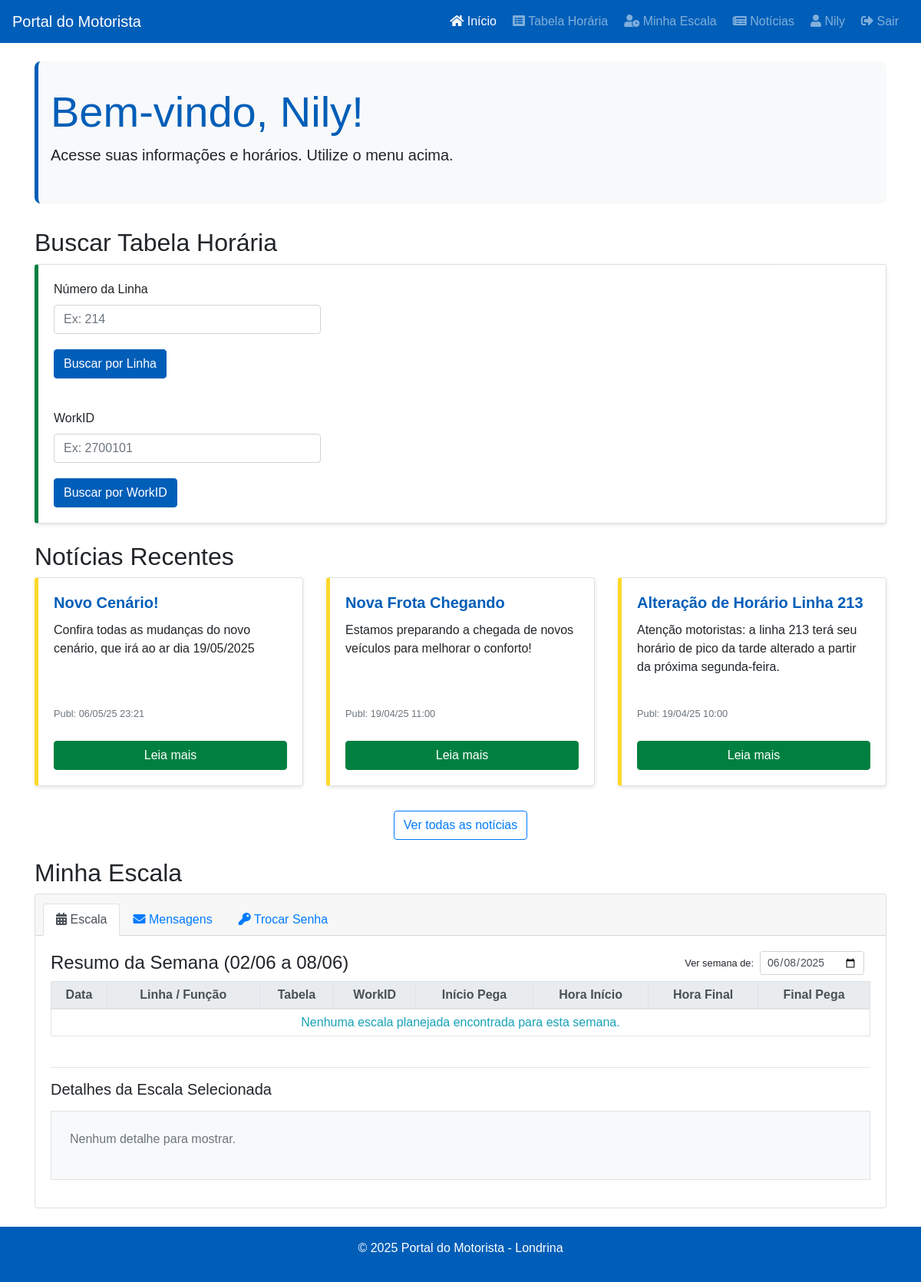
Page /index.php (signed in) on the committed database.
### tables this page shows
CREATE TABLE `noticias` (
  `id` int(11) NOT NULL,
  `titulo` varchar(255) NOT NULL,
  `resumo` text DEFAULT NULL,
  `conteudo_completo` longtext DEFAULT NULL,
  `data_publicacao` datetime NOT NULL,
  `imagem_destaque` varchar(255) DEFAULT NULL,
  `status` enum('publicada','rascunho','arquivada') NOT NULL DEFAULT 'rascunho',
  `data_modificacao` timestamp NULL DEFAULT NULL ON UPDATE current_timestamp() COMMENT 'Data da última modificação da notícia'
);

### index.php (the view, shortened to what this page needs)
<?php
require_once 'header.php';
?>
    <main class="container mt-4">
        <section id="boas-vindas">
             <div class="jumbotron"> <h1 class="display-4"> Bem-vindo<?php if ($usuario_logado) echo ', ' . htmlspecialchars(explode(' ', $nome_usuario)[0]); ?>! </h1> <p class="lead"> <?php if ($usuario_logado): ?> Acesse suas informações e horários. Utilize o menu acima. <?php else: ?> Encontre informações sobre tabela horária, notícias e faça login para ver sua escala. <?php endif; ?> </p> </div>
        </section>
        <section id="busca-rapida" class="mb-4">
            <h2>Buscar Tabela Horária</h2>
            <div class="card">
                <div class="card-body"> <form id="form-busca-linha" novalidate> <div class="form-row"> <div class="form-group col-md-4"> <label for="numeroLinha">Número da Linha</label> <input type="text" inputmode="numeric" pattern="\d{3}" maxlength="3" class="form-control" id="numeroLinha" placeholder="Ex: 214" required> <div id="linha-error-msg" class="text-danger small mt-1"></div> </div> </div> <button type="submit" class="btn btn-primary">Buscar por Linha</button> </form> </div>
                <div class="card-body"> <form id="form-busca-workid" novalidate> <div class="form-row"> <div class="form-group col-md-4"> <label for="workid">WorkID</label> <input type="text" inputmode="numeric" pattern="\d{7,8}" maxlength="8" class="form-control" id="workid" placeholder="Ex: 2700101" required> <div id="workid-error-msg" class="text-danger small mt-1"></div> </div> </div> <button type="submit" class="btn btn-primary">Buscar por WorkID</button> </form> </div>
            </div>
        </section>
        <section id="noticias" class="mb-4">
             <h2>Notícias Recentes</h2>
             <div class="row">
                 <?php if ($pdo): try { $sql_noticias = "SELECT id, titulo, resumo, data_publicacao FROM noticias WHERE status = 'publicada' ORDER BY data_publicacao DESC LIMIT 3"; $stmt_noticias = $pdo->query($sql_noticias); if ($stmt_noticias->rowCount() > 0) { while ($noticia = $stmt_noticias->fetch(PDO::FETCH_ASSOC)) { ?> <div class="col-md-4 mb-3"> <div class="card h-100"> <div class="card-body d-flex flex-column"> <h5 class="card-title"><?php echo htmlspecialchars($noticia['titulo']); ?></h5> <p class="card-text"><?php echo htmlspecialchars($noticia['resumo']); ?></p> <p class="card-text mt-auto"> <small class="text-muted">Publ: <?php $data = new DateTime($noticia['data_publicacao']); echo $data->format('d/m/y H:i'); ?></small></p> <a href="ver_noticia.php?id=<?php echo $noticia['id']; ?>" class="btn btn-secondary mt-2">Leia mais</a> </div> </div> </div> <?php } } else { echo "<div class='col-12'><p class='text-info'>Nenhuma notícia recente.</p></div>"; } } catch (PDOException $e) { error_log("Erro Notícias: " . $e->getMessage()); echo "<div class='col-12'><p class='text-danger'>Erro ao carregar notícias.</p></div>"; } else: echo "<div class='col-12'><p class='text-warning'>Notícias indisponíveis.</p></div>"; endif; ?>
             </div>
             <div class="text-center mt-3"> <a href="todas_noticias.php" class="btn btn-outline-primary">Ver todas as notícias</a> </div>
         </section>
        <section id="minha-escala" class="mb-4" <?php if (!$usuario_logado) echo 'style="display: none;"'; ?>>
            <h2>Minha Escala</h2>
            <div class="card">
                 <div class="card-header">
                     <ul class="nav nav-tabs card-header-tabs" id="minhaEscalaPrincipalTab" role="tablist">
                        <li class="nav-item"> <a class="nav-link active" id="escala-principal-tab" data-toggle="tab" href="#escala-principal-content" role="tab"><i class="fas fa-calendar-alt"></i> Escala</a> </li>
                        <li class="nav-item"> <a class="nav-link" id="mensagens-tab" data-toggle="tab" href="#mensagens-content" role="tab"><i class="fas fa-envelope"></i> Mensagens </a> </li>
                        <li class="nav-item"> <a class="nav-link" id="senha-tab" data-toggle="tab" href="#senha-content" role="tab"><i class="fas fa-key"></i> Trocar Senha</a> </li>
                    </ul>
                 </div>
                 <div class="card-body"> <div class="tab-content" id="minhaEscalaPrincipalTabContent">
                        <div class="tab-pane fade show active" id="escala-principal-content" role="tabpanel" aria-labelledby="escala-principal-tab">
                            <?php
                            $resumo_semanal_completo = [];
                            $data_selecionada_contexto = date('Y-m-d');
                            $erro_busca_semana = false;
                            $data_inicio_semana = null;
                            $data_fim_semana = null;
                            if ($usuario_logado && $pdo !== null) {
                                $motorista_id_logado = $_SESSION['user_id'];
                                try {
                                    $ts_selecionado = strtotime($data_selecionada_contexto);
                                    $dia_semana_num = date('N', $ts_selecionado);
                                    $data_inicio_semana = date('Y-m-d', strtotime('-'.($dia_semana_num-1).' days', $ts_selecionado));
                                    $data_fim_semana = date('Y-m-d', strtotime('+'.(7-$dia_semana_num).' days', $ts_selecionado));
                                    $sql_semana = "SELECT
                                                    esc.id AS escala_id_db, esc.data, esc.work_id, esc.eh_extra,
                                                    esc.tabela_escalas AS numero_tabela_diario,
                                                    esc.funcao_operacional_id,
                                                    lin.numero as numero_linha,
                                                    lin.nome as nome_da_linha,
                                                    fo.nome_funcao AS nome_da_funcao,
                                                    loc_ini.nome as local_inicio, loc_fim.nome as local_fim,
                                                    esc.hora_inicio_prevista, esc.hora_fim_prevista
                                                 FROM motorista_escalas AS esc
                                                 LEFT JOIN linhas AS lin ON esc.linha_origem_id = lin.id
                                                 LEFT JOIN funcoes_operacionais AS fo ON esc.funcao_operacional_id = fo.id
                                                 LEFT JOIN locais AS loc_ini ON esc.local_inicio_turno_id = loc_ini.id
                                                 LEFT JOIN locais AS loc_fim ON esc.local_fim_turno_id = loc_fim.id
                                                 WHERE esc.motorista_id = :motorista_id
                                                   AND esc.data BETWEEN :data_inicio AND :data_fim
                                                 ORDER BY esc.data ASC, esc.hora_inicio_prevista ASC";
                                    $stmt_semana = $pdo->prepare($sql_semana);
                                    $stmt_semana->bindParam(':motorista_id', $motorista_id_logado, PDO::PARAM_INT);
                                    $stmt_semana->bindParam(':data_inicio', $data_inicio_semana, PDO::PARAM_STR);
                                    $stmt_semana->bindParam(':data_fim', $data_fim_semana, PDO::PARAM_STR);
                                    $stmt_semana->execute();
                                    $resumo_semanal_completo = $stmt_semana->fetchAll(PDO::FETCH_ASSOC);
                                } catch (Exception $e) {
                                    error_log("Erro Minha Escala (Planejada): " . $e->getMessage());
                                    $erro_busca_semana = true;
                                }
                            }
                            ?>
                            <div class="d-flex justify-content-between align-items-center mb-2 flex-wrap">
                                <h4 class='mb-0 mr-3'>Resumo da Semana (<?php echo isset($data_inicio_semana) ? date('d/m', strtotime($data_inicio_semana)) . " a " . date('d/m', strtotime($data_fim_semana)) : date('d/m/Y'); ?>)</h4>
                                <form action="index.php#minha-escala" method="GET" class="form-inline">
                                    <label for="data_escala_input" class="mr-2"><small>Ver semana de:</small></label>
                                    <input type="date" name="data_escala" id="data_escala_input" class="form-control form-control-sm mr-2" value="<?php echo htmlspecialchars($data_selecionada_contexto); ?>" onchange="this.form.submit()">
                                </form>
                            </div>
                            <?php if($erro_busca_semana): ?>
                                <p class='text-danger'>Erro ao carregar o resumo da sua escala planejada.</p>
                            <?php elseif ($usuario_logado && $pdo !== null): ?>
                                <div class='table-responsive mb-4'>
                                    <table class='table table-sm table-bordered text-center table-hover'>
                                        <thead class='thead-light'><tr><th>Data</th><th>Linha / Função</th><th>Tabela</th><th>WorkID</th><th>Início Pega</th><th>Hora Início</th><th>Hora Final</th><th>Final Pega</th></tr></thead>
                                        <tbody>
                                        <?php
                                        if (empty($resumo_semanal_completo)) {
                                            echo "<tr><td colspan='8' class='text-info'>Nenhuma escala planejada encontrada para esta semana.</td></tr>";
                                        }
                                        ?>
                                        </tbody>
                                    </table>
                                </div>
                                <hr>
                            <?php endif; ?>
                            <div class="mb-2"> <h5 class="mb-0 mr-3">Detalhes da Escala Selecionada</h5> </div>
                            <div id="daily-details-placeholder" class="mt-3 border p-2 mb-3 min-vh-50 bg-light">
                            </div>
                        </div>
                     </div>
                 </div>
            </div>
        </section>
    </main>
<?php
require_once 'footer.php';
?>

### style.css (style rules this page uses)
:root { --cmtu-azul: #005EB8; --cmtu-amarelo: #FFDA29; --cmtu-verde: #008040; --cmtu-vermelho: #E60012; }
body { font-family: sans-serif; }
.btn-primary { background-color: var(--cmtu-azul); border-color: var(--cmtu-azul); color: #ffffff; transition: background-color 0.2s ease-in-out, border-color 0.2s ease-in-out; }
.btn-secondary { background-color: var(--cmtu-verde); border-color: var(--cmtu-verde); color: #ffffff; transition: background-color 0.2s ease-in-out, border-color 0.2s ease-in-out; }
#boas-vindas .jumbotron { background-color: #f8f9fa; padding: 2rem 1rem; border-radius: 0.5rem; border-left: 5px solid var(--cmtu-azul); margin-bottom: 2rem; }
#boas-vindas .jumbotron h1 { color: var(--cmtu-azul); }
#busca-rapida .card { border-left: 5px solid var(--cmtu-verde); box-shadow: 0 2px 5px rgba(0,0,0,0.1); }
#noticias .card { margin-bottom: 20px; border-left: 5px solid var(--cmtu-amarelo); box-shadow: 0 2px 5px rgba(0,0,0,0.1); transition: transform 0.2s ease-in-out; }
#noticias .card .card-title { color: var(--cmtu-azul); font-weight: bold; }

### rows in the picture
noticias: titulo "Novo Cenário!", resumo "Confira todas as mudanças do novo cenário, que irá ao ar dia 19/05/2025", data_publicacao "06/05/25 23:21"
noticias: titulo "Nova Frota Chegando", resumo "Estamos preparando a chegada de novos veículos para melhorar o conforto!", data_publicacao "19/04/25 11:00"
noticias: titulo "Alteração de Horário Linha 213", resumo "Atenção motoristas: a linha 213 terá seu horário de pico da tarde alterado a partir da próxima segunda-feira.", data_publicacao "19/04/25 10:00"

### other values in the picture
$nome_usuario "Nily"
explode(' ', $nome_usuario)[0] "Nily"
date('d/m', strtotime($data_inicio_semana)) "02/06"
date('d/m', strtotime($data_fim_semana)) "08/06"
